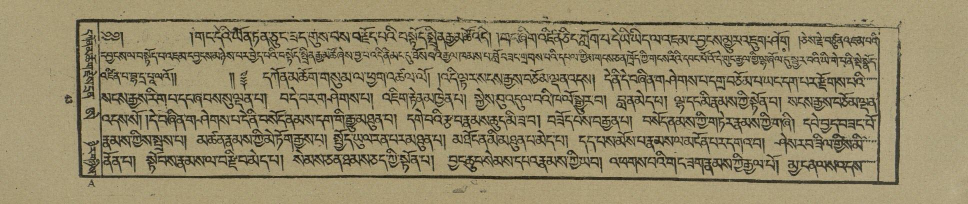
#> input picture data/0B7F9DBA/0B7F9DBA_1/I1KG121280065.jpg, 1936 x 408 px (shown at 1/2 size)
$ python -i generate_ocr_from_xml_v2.py   (imports and definitions only)   (older library calls are emulated)
#> lines starting #> are read from the running program, lines starting #| are printed output that depends on the picture
import os
import cv2
import argparse
import numpy as np
from glob import glob
from tqdm import tqdm
from PIL import Image
from pathlib import Path
from xml.dom import minidom
from natsort import natsorted
from dataclasses import dataclass
from Utils import rotate_image, create_dir, group_lines, preprocess_img, parse_labels
from IPython.display import Image as ShowImage


@dataclass
class LineSample:
    image: np.array
    label: str
    x: float
    y: float
    width: float
    height: float


# [22 lines left out: function generate_line_image_v1, not called in this run]

def blurr(image: np.array, blur_intensity: int = 4):
    bw = cv2.GaussianBlur(image, (blur_intensity, blur_intensity), 0)
    return bw

# [9 lines left out: function adaptive_binarize, not called in this run]


def get_components(image: np.array):
    connectivity = 4 # or 8, check here: https://stackoverflow.com/questions/7088678/4-connected-vs-8-connected-in-connected-component-labeling-what-is-are-the-meri
    image = cv2.bitwise_not(image)
    output = cv2.connectedComponentsWithStats(image, 4, cv2.CV_32S)
    numLabels, labels, stats, centroids = output

    return numLabels, labels, stats, centroids

def get_component_info(index: int, stats, centroids):

    x = stats[index, cv2.CC_STAT_LEFT]
    y = stats[index, cv2.CC_STAT_TOP]
    w = stats[index, cv2.CC_STAT_WIDTH]
    h = stats[index, cv2.CC_STAT_HEIGHT]
    area = stats[index, cv2.CC_STAT_AREA]
    (cX, cY) = centroids[index]
    return x, y, w, h, cX, cY, area

def filter_components(image: np.array, y_offset: int = 3, area_threshold: int = 6, y_border: bool = True, x_border: bool = False, filter_area: bool = True):

    mask = np.zeros(image.shape, dtype="uint8")
    numLabels, labels, stats, centroids = get_components(image)

    for compnt_idx in range(0, numLabels):
        x, y, w, h, cX, cY, area = get_component_info(compnt_idx, stats, centroids)

        # component touches the border
        x_pos = x > 0 and x+w < image.shape[1] - 1
        y_pos = y > 0 and y+h < image.shape[0] - 1
        #y_pos = y > 0

        cy_filter = cY > y_offset and cY < image.shape[0] - y_offset
        area_size = area > area_threshold

        filters = []
        filters.append(cy_filter)

        if x_border:
            filters.append(x_pos)

        if y_border:
            filters.append(y_pos)

        if filter_area:
            filters.append(area_size)

        if all(filters):
            componentMask = (labels == compnt_idx).astype("uint8") * 255
            mask = cv2.bitwise_or(mask, componentMask)

    mask = cv2.bitwise_not(mask)
    return mask

# [38 lines left out: functions get_page_data, save_line_transcription, not called in this run]


# [27 lines not run here, left out]

>>> import cv2
>>> picture = cv2.imread('data/0B7F9DBA/0B7F9DBA_1/I1KG121280065.jpg', cv2.IMREAD_GRAYSCALE)
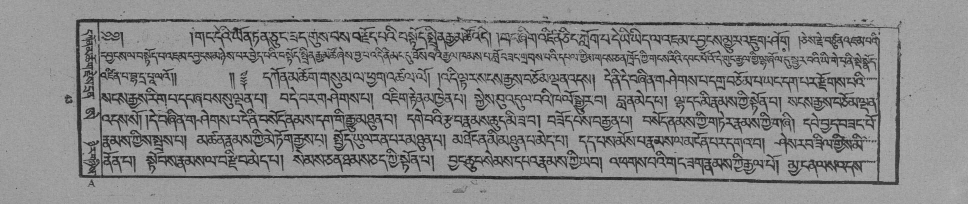
#> picture: shape (408, 1936) (shown at 1/2 size); min 0, max 198, mean 137.5
>>> result = filter_components(picture)
#> in get_components, `image = cv2.bitwise_not(image)`:
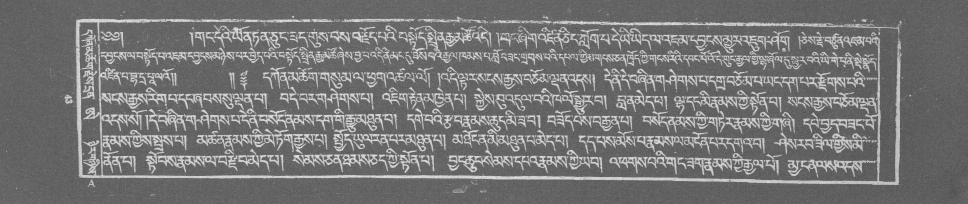
#> image: shape (408, 1936) (shown at 1/2 size); min 57, max 255, mean 117.5
#> in get_components, `numLabels, labels, stats, centroids = output`: labels: shape (408, 1936) int32; every value is 1
#> in get_components, `numLabels, labels, stats, centroids = output`: numLabels = 2; stats = [[-1, 2147483647, 0, 0, 0], [0, 0, 1936, 408, 789888]]; centroids = [[nan, nan], [967.5, 203.5]]
#> in filter_components, `numLabels, labels, stats, centroids = get_components(image)`: numLabels = 2; centroids = [[nan, nan], [967.5, 203.5]]
#> the loop in filter_components, `for compnt_idx in range(0, numLabels):` made 2 passes
#> (x, y, w, h, area, cX, cY, x_pos) on pass 2: (0, 0, 1936, 408, 789888, 967.5, 203.5, False)
#> after the loop in filter_components, `for compnt_idx in range(0, numLabels):`: mask: shape (408, 1936); every value is 0
#> in filter_components, `mask = cv2.bitwise_not(mask)`: mask: shape (408, 1936); every value is 255

$ run again, on data/0B7F9DBA/0B7F9DBA_1/I1KG121280067.jpg
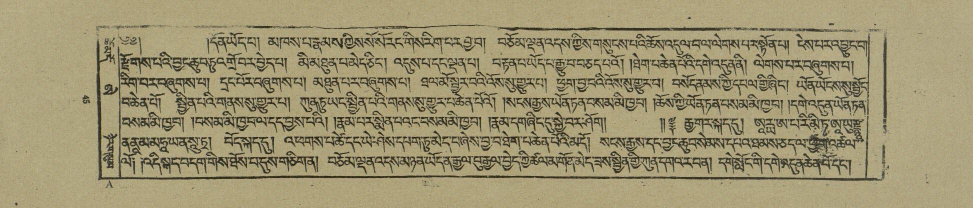
#> input picture data/0B7F9DBA/0B7F9DBA_1/I1KG121280067.jpg, 1946 x 415 px (shown at 1/2 size)
#> `picture = cv2.imread('data/0B7F9DBA/0B7F9DBA_1/I1KG121280065.jpg', cv2..`:
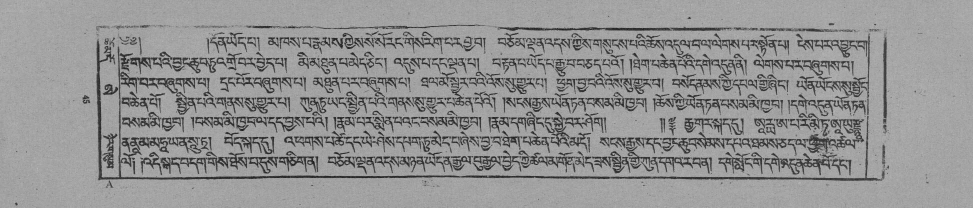
#> picture: shape (415, 1946) (shown at 1/2 size); min 0, max 210, mean 147.3
#> in get_components, `image = cv2.bitwise_not(image)`:
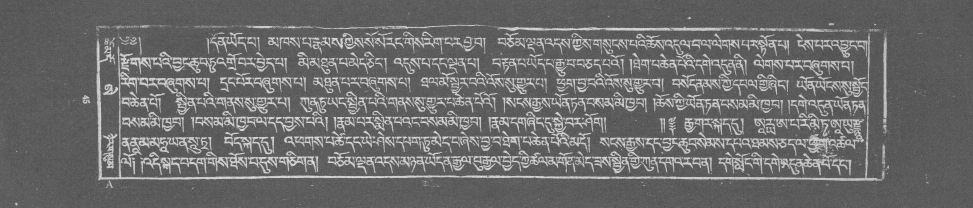
#> image: shape (415, 1946) (shown at 1/2 size); min 45, max 255, mean 107.7
#> labels: shape (415, 1946) int32; every value is 1
#> in get_components, `numLabels, labels, stats, centroids = output`: numLabels = 2; stats = [[-1, 2147483647, 0, 0, 0], [0, 0, 1946, 415, 807590]]; centroids = [[nan, nan], [972.5, 207]]
#> in filter_components, `numLabels, labels, stats, centroids = get_components(image)`: numLabels = 2; centroids = [[nan, nan], [972.5, 207]]
#> the loop in filter_components, `for compnt_idx in range(0, numLabels):` made 2 passes
#> (x, y, w, h, area, cX, cY, x_pos) on pass 2: (0, 0, 1946, 415, 807590, 972.5, 207, False)
